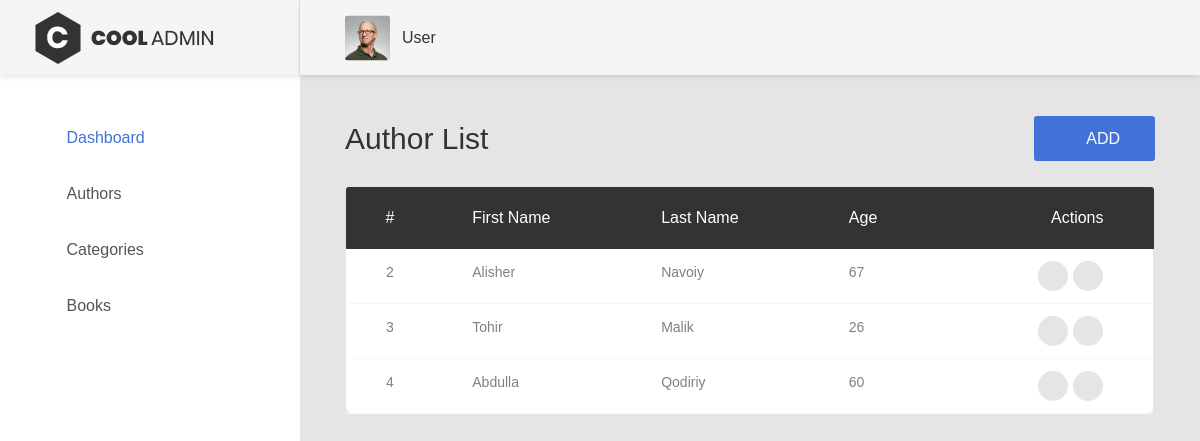
The page /auhtor/list/ (signed in) on the database its author committed.
### dashboard/models.py (models this page shows, shortened)
class Author(models.Model):
    first_name = models.CharField(max_length=100, blank=False, null=False)
    last_name = models.CharField(max_length=100, blank=False, null=False)
    age = models.SmallIntegerField(blank=False,null=False)

### dashboard/views.py (the view)
# urls.py: path('auhtor/list/',author_list, name="author_list"),
@login_required_decorator
def author_list(request):
    authors = Author.objects.all()
    ctx = {
        "authors":authors
    }
    return render(request, "author/list.html", ctx)

### templates/author/list.html
{% extends 'base.html' %}
{% load static %}
{% block content %}
 <div class="page-container">
    {%include 'userbar.html'%}
    <div class="main-content">
        <div class="section__content section__content--p30">
            <div class="container-fluid">
                <div class="row">
                    <div class="col-md-12">
                        <div class="overview-wrap">
                            <h2 class="title-1">Author List</h2>
                            <a class="au-btn au-btn-icon au-btn--blue" href="{% url 'author_create' %}">
                                <i class="zmdi zmdi-plus"></i>add</a>
                        </div>
                    </div>
                </div>
                <br>
                <div class="row">
                    <div class="col-md-12">
                        <div class="table-responsive m-b-40">
                            <table class="table table-borderless table-data3">
                                <thead>
                                    <tr>
                                        <th>#</th>
                                        <th>First Name</th>
                                        <th>Last Name</th>
                                        <th>Age</th>
                                        <th>Actions</th>
                                    </tr>
                                </thead>
                                <tbody>
                                    {% for author in authors %}
                                    <tr>
                                        <td>{{ author.id }}</td>
                                        <td>{{ author.first_name }}</td>
                                        <td>{{ author.last_name }}</td>
                                        <td>{{ author.age }}</td>
                                        <td>
                                            <div class="table-data-feature">
                                                <a class="item" data-toggle="tooltip" href="{% url 'author_edit' pk=author.id %}" data-placement="top" title="" data-original-title="Edit">
                                                    <i class="zmdi zmdi-edit text-warning"></i>
                                                </a>
                                                <a class="item" data-toggle="tooltip" href="{% url 'author_delete' pk=author.id %}" data-placement="top" title="" data-original-title="Delete">
                                                    <i class="zmdi zmdi-delete text-danger"></i>
                                                </a>
                                            </div>
                                        </td>
                                    </tr>
                                    {% endfor %}
                                </tbody>
                            </table>
                        </div>
                    </div>
                </div>
            </div>
        </div>
    </div>
</div>
{% endblock %}

### templates/userbar.html (shortened to what this page needs)
    {% load static%}
    <header class="header-desktop">
        <div class="section__content section__content--p30">
            <div class="container-fluid">
                <div class="header-wrap">
                    <div class="header-button">
                        <div class="account-wrap">
                            <div class="account-item clearfix js-item-menu">
                                <div class="image">
                                    <img src="{% static 'images/icon/avatar-01.jpg' %}" alt="John Doe" />
                                </div>
                                <div class="content">
                                    <a class="js-acc-btn" href="#">{{user.username}}</a>
                                </div>
                            </div>
                        </div>
                    </div>
                </div>
            </div>
        </div>
    </header>

### rows shown on the page
Author: id "2", first_name "Alisher", last_name "Navoiy", age "67"
Author: id "3", first_name "Tohir", last_name "Malik", age "26"
Author: id "4", first_name "Abdulla", last_name "Qodiriy", age "60"

### other values the page prints
{{ user.username }} "User"
